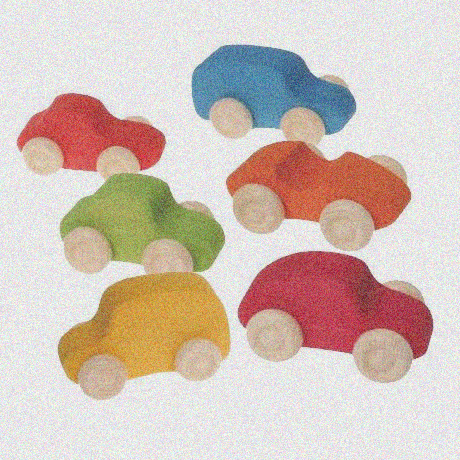
#> input picture dataset/wooden_cars_noisy.png, 460 x 460 px, found by its file name
$ jupyter execute projetM1_image_.ipynb
#> lines starting #> are read from the running program, lines starting #| are printed output that depends on the picture; after the words box and inside, x2 and y2 are one past the last pixel; in counts of white or black regions, pixels touching at a corner belong together; long printed decimals are rounded
Ouvrir le fichier et afficher l’image;

[cell 1]
# import libraries
import numpy as np
import matplotlib.pyplot as plt
import matplotlib.image as mpimg

[cell 2]
filename = "wooden_cars_noisy.png"
img = mpimg.imread(filename)
#> img is the input picture: shape (460, 460, 4) float32; mean R, G, B, A 0.805, 0.735, 0.696, 0.897

[cell 3]
# show image
plt.imshow(img)

[cell 4]
# show RGB components
plt.figure(figsize=(12,4))
for i in range(3):
    plt.subplot(1,3,i+1)
    plt.imshow(img[:,:,i], cmap='gray', vmin=0, vmax=1)
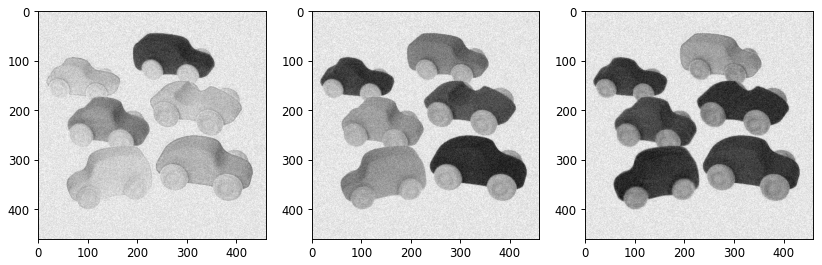
#> figure drawn by matplotlib, 3 panels

[cell 5]
# histograms for each color component
colors = ['red', 'green', 'blue']
plt.figure(figsize=(12,8))
for i in range(3):
    plt.subplot(3,2,2*i+1)
    plt.imshow(img[:,:,i], cmap='gray', vmin=0, vmax=1)
    plt.subplot(3,2,2*i+2)
    plt.hist( img[:,:,i].ravel(), 256, range=(0,1), fc=colors[i], ec=colors[i]);
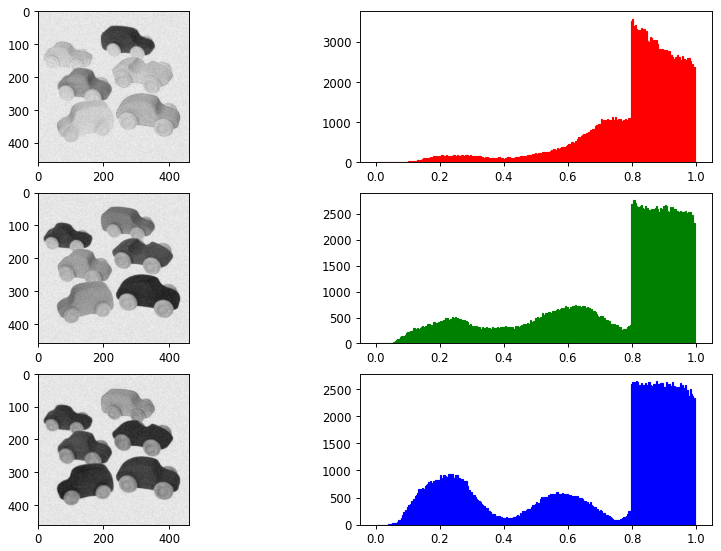
#> figure drawn by matplotlib, 6 panels; panel 2: tallest bar 3576 high, from x = 0.801 to 0.805; panel 4: tallest bar 2768 high, from x = 0.805 to 0.809; panel 6: tallest bar 2650 high, from x = 0.875 to 0.879

[cell 6]
# opencv library
import cv2

D’isoler et afficher la voiture verte

[cell 7]
# median filter
filtered_img = cv2.medianBlur(img,5) # only 3x3 or 5x5 kernel size if dtype=float

plt.figure(figsize=(16,9))
plt.imshow(filtered_img, vmin=0, vmax=1)

[cell 8]
greens = np.where( np.logical_and( (filtered_img[:,:,0] < 0.7),
                          np.logical_and( (filtered_img[:,:,1] > 0.5), (filtered_img[:,:,2] < 0.5)) ), 1.0, 0.0)
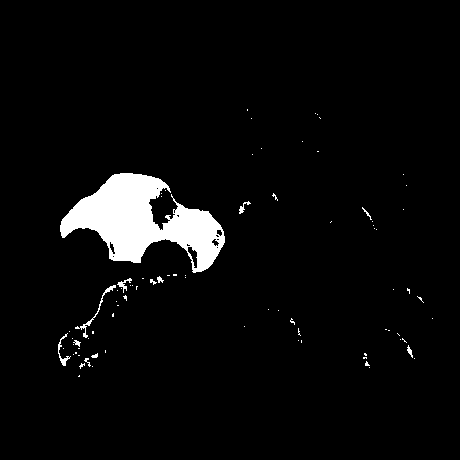
#> greens: shape (460, 460) float64; values 0 (black) and 1 (white), 4.2% white; 82 white regions (70 under 20 px), largest, box (x1, y1, x2, y2) and area: (60, 173, 225, 273) 8057, (75, 285, 116, 338) 164, (58, 333, 71, 366) 100

plt.imshow(greens, cmap='Greens', vmin=0, vmax=1)

[cell 9]
eroded_greens = cv2.erode( greens, np.ones((5,5)) )
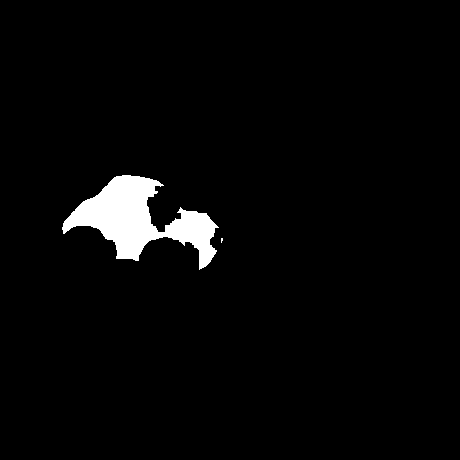
#> eroded_greens: shape (460, 460) float64; values 0 (black) and 1 (white), 3% white; 2 white regions (1 under 20 px), largest, box (x1, y1, x2, y2) and area: (62, 175, 219, 270) 6307
opened_greens = cv2.dilate( eroded_greens, np.ones((5,5)) )
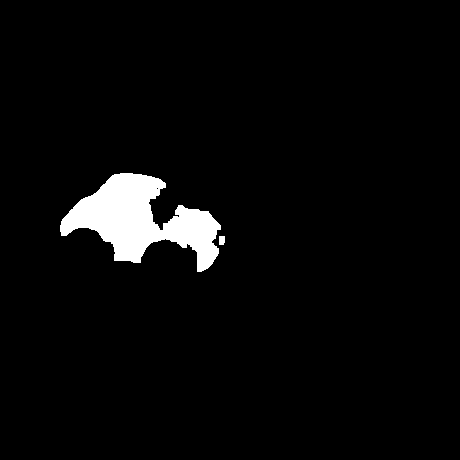
#> opened_greens: shape (460, 460) float64; values 0 (black) and 1 (white), 3.7% white; 2 white regions, box (x1, y1, x2, y2) and area: (60, 173, 221, 272) 7711, (219, 236, 225, 245) 52

plt.imshow(opened_greens, cmap="Greens", vmin=0, vmax=1)

[cell 10]
greens_coords = np.argwhere(opened_greens==1.0)
#> greens_coords = 7763 pairs, first value 173 to 271, second value 60 to 224
greens_y, greens_x = np.mean(greens_coords, 0, dtype=(int,int))
#> greens_y = 219; greens_x = 141
greens_y_s, greens_x_s = np.std(greens_coords, 0)*4
#> greens_y_s = 86.9; greens_x_s = 160.9

greens_x = greens_x - greens_x_s/2
#> greens_x = 60.55
greens_y = greens_y - greens_y_s/2
#> greens_y = 175.5

print(greens_x, greens_y, greens_x_s, greens_y_s)
#| 60.549 175.550 160.902 86.900

fig, ax = plt.subplots()
plt.imshow(opened_greens, cmap="Greens", vmin=0, vmax=1)
greens_bb = plt.Rectangle( (greens_x, greens_y), greens_x_s, greens_y_s, color='k', fill=False)
ax.add_artist(greens_bb)
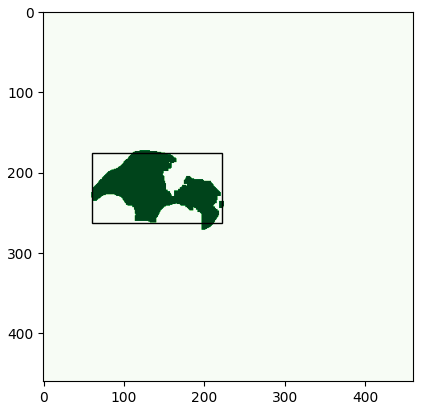
#> figure drawn by matplotlib, 1 panel

[cell 11]
fig, ax = plt.subplots()
fig.set_size_inches(16,9)
plt.imshow(img, vmin=0, vmax=1)
greens_coords = np.argwhere(opened_greens==1.0)
greens_y, greens_x = np.mean(greens_coords, 0, dtype=(int,int))
#> greens_y = 219; greens_x = 141
greens_y_s, greens_x_s = np.std(greens_coords, 0)*4

greens_x = greens_x - greens_x_s/2
#> greens_x = 60.55
greens_y = greens_y - greens_y_s/2
#> greens_y = 175.5

print(greens_x, greens_y, greens_x_s, greens_y_s)
#| 60.549 175.550 160.902 86.900
greens_bb = plt.Rectangle( (greens_x, greens_y), greens_x_s, greens_y_s, color='k', fill=False)
ax.add_artist(greens_bb)
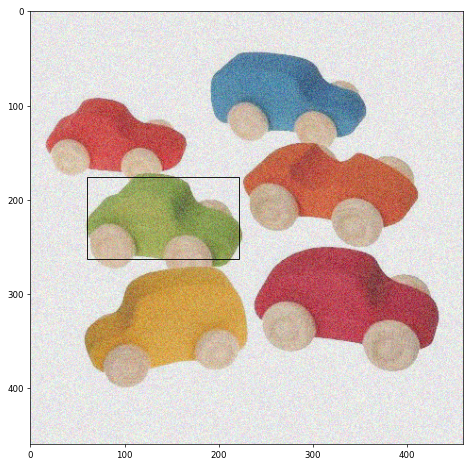
#> figure drawn by matplotlib, 1 panel
